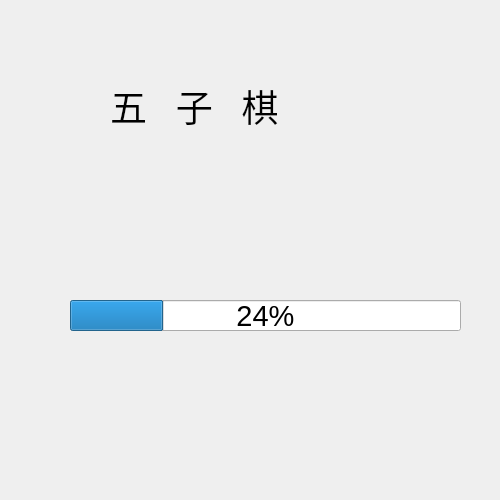
<?xml version="1.0" encoding="UTF-8"?>
<ui version="4.0">
 <class>Widget</class>
 <widget class="QWidget" name="Widget">
  <property name="enabled">
   <bool>true</bool>
  </property>
  <property name="geometry">
   <rect>
    <x>0</x>
    <y>0</y>
    <width>500</width>
    <height>500</height>
   </rect>
  </property>
  <property name="maximumSize">
   <size>
    <width>800</width>
    <height>2560</height>
   </size>
  </property>
  <property name="font">
   <font>
    <pointsize>22</pointsize>
   </font>
  </property>
  <property name="windowTitle">
   <string>Widget</string>
  </property>
  <widget class="QLabel" name="label">
   <property name="geometry">
    <rect>
     <x>110</x>
     <y>80</y>
     <width>261</width>
     <height>51</height>
    </rect>
   </property>
   <property name="font">
    <font>
     <family>华文琥珀</family>
     <pointsize>28</pointsize>
    </font>
   </property>
   <property name="text">
    <string>五   子   棋</string>
   </property>
  </widget>
  <widget class="QProgressBar" name="progressBar">
   <property name="geometry">
    <rect>
     <x>70</x>
     <y>300</y>
     <width>391</width>
     <height>31</height>
    </rect>
   </property>
   <property name="value">
    <number>24</number>
   </property>
  </widget>
 </widget>
 <resources/>
 <connections/>
</ui>
